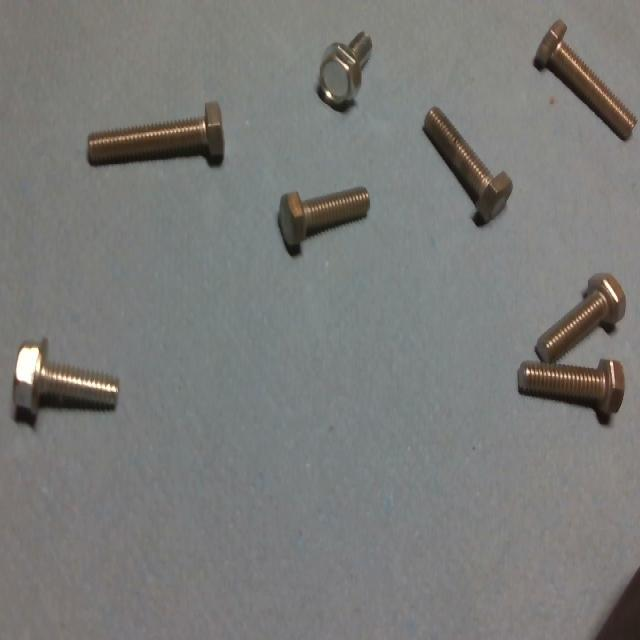
#> input picture data/imgs/img1.jpg, 640 x 640 px; its folder holds only this picture in this run
$ python -i detector.py   (imports and definitions only)
#> lines starting #> are read from the running program, lines starting #| are printed output that depends on the picture; after the words box and inside, x2 and y2 are one past the last pixel; in counts of white or black regions, pixels touching at a corner belong together
### src/visualization.py
import cv2
import matplotlib, numpy as np
matplotlib.use("Agg")
import matplotlib.pyplot as plt

def annotate_image(img: np.ndarray, blobs: list[dict], count: int) -> np.ndarray:
    """Desenha contornos, centros, rótulos e banner de resultado."""
    out = img.copy()

    for i, b in enumerate(blobs):
        n = b.get("estimated", 1)
        # Verde: 1 parafuso | Amarelo: múltiplos (sobrepostos)
        color = (30, 215, 30) if n == 1 else (30, 200, 255)

        cv2.drawContours(out, [b["contour"]], -1, color, 2)
        cx, cy = b["center"]
        cv2.circle(out, (cx, cy), 7, color, -1)
        cv2.circle(out, (cx, cy), 7, (255, 255, 255), 1)

        label = f"x{n}" if n > 1 else str(i + 1)
        cv2.putText(out, label, (cx + 9, cy - 9),
                    cv2.FONT_HERSHEY_SIMPLEX, 0.6, color, 2)

    # Banner de resultado
    h, w = out.shape[:2]
    overlay = out.copy()
    cv2.rectangle(overlay, (0, 0), (w, 55), (10, 10, 10), -1)
    cv2.addWeighted(overlay, 0.7, out, 0.3, 0, out)
    cv2.putText(out, f"Parafusos: {count}",
                (12, 38), cv2.FONT_HERSHEY_SIMPLEX, 1.1, (50, 255, 50), 3)
    return out

def draw_heads(img: np.ndarray, heads: list[dict]) -> np.ndarray:
    out = img.copy()

    for i, h in enumerate(heads, start=1):
        x, y, w, h_box = h["bbox"]
        cx, cy = h["center"]

        cv2.rectangle(out, (x, y), (x + w, y + h_box), (255, 0, 255), 2)
        cv2.circle(out, (cx, cy), 5, (255, 0, 255), -1)

        cv2.putText(
            out,
            f"H{i}",
            (x, y - 5),
            cv2.FONT_HERSHEY_SIMPLEX,
            0.5,
            (255, 0, 255),
            2
        )

    return out

# [57 lines left out: functions save_pipeline_figure, save_summary_figure, not called in this run]

### src/detector.py
import cv2
import numpy as np
from pathlib import Path

from src.config import CFG
from src.visualization import annotate_image, draw_heads

def load_and_resize(path: str) -> np.ndarray:
    """
    Carrega e redimensiona a imagem mantendo proporção.

    Parâmetro 800px: mantém detalhe suficiente para detectar parafusos
    pequenos enquanto mantém processamento viável em smartphone.
    """
    img = cv2.imread(path)
    if img is None:
        raise FileNotFoundError(f"Imagem não encontrada: {path}")
    h, w = img.shape[:2]
    mx = CFG["resize_max"]
    if max(h, w) > mx:
        scale = mx / max(h, w)
        img = cv2.resize(img, (int(w * scale), int(h * scale)),
                         interpolation=cv2.INTER_AREA)
    return img


def preprocess(img: np.ndarray) -> np.ndarray:
    """
    Gaussian Blur 5×5 para remoção de ruído de superfície metálica.

    Nota: CLAHE foi testado e removido pois em imagens com fundo
    branco muito claro (img3) ele une o fundo com os objetos em
    um único blob. Gaussian Blur preserva contraste global sem
    introduzir artefatos de equalização local.
    """
    return cv2.GaussianBlur(img, CFG["blur_kernel"], 0)


def binarize(img_proc: np.ndarray) -> np.ndarray:
    """
    Binarização por Otsu invertido.

    Diagnóstico das 5 imagens: parafusos são consistentemente mais
    escuros que o fundo → THRESH_BINARY_INV mapeia objetos para 255.

    Otsu: algoritmo de maximização de variância inter-classe que
    encontra automaticamente o limiar ótimo para cada imagem.
    Elimina necessidade de ajuste manual de parâmetros.
    """
    gray = cv2.cvtColor(img_proc, cv2.COLOR_BGR2GRAY)
    _, binary = cv2.threshold(
        gray, 0, 255,
        cv2.THRESH_BINARY_INV + cv2.THRESH_OTSU
    )
    return binary


def apply_morphology(binary):

    def k(size):
        return cv2.getStructuringElement(
            cv2.MORPH_ELLIPSE,
            (size, size)
        )

    # apenas limpeza leve

    mask = cv2.morphologyEx(
        binary,
        cv2.MORPH_OPEN,
        k(3),
        iterations=1
    )

    mask = cv2.morphologyEx(
        mask,
        cv2.MORPH_CLOSE,
        k(5),
        iterations=1
    )

    return mask


def extract_contours(mask: np.ndarray, img_area: int) -> list[dict]:
    cnts, _ = cv2.findContours(mask, cv2.RETR_EXTERNAL, cv2.CHAIN_APPROX_SIMPLE)
    blobs = []

    h, w = mask.shape[:2]

    for cnt in cnts:
        area = cv2.contourArea(cnt)

        if area < CFG["min_area"]:
            continue

        if area > 0.12 * img_area:
            continue

        x, y, bw, bh = cv2.boundingRect(cnt)

        # Remove regiões grudadas nas bordas da imagem
        margin = 3

        touches_border = (
            x <= margin or
            y <= margin or
            x + bw >= w - margin or
            y + bh >= h - margin
        )

        if touches_border:
            continue

        if bw < 20 or bh < 20:
            continue

        if len(cnt) < 5:
            continue

        _, (minor, major), _ = cv2.fitEllipse(cnt)

        if minor < 1:
            continue

        aspect = major / minor

        if not (1.4 <= aspect <= 12.0):
            continue

        hull_area = cv2.contourArea(cv2.convexHull(cnt))

        if hull_area < 1:
            continue

        solidity = area / hull_area

        if solidity < 0.35:
            continue

        rect_area = bw * bh
        extent = area / rect_area

        if extent < 0.18 or extent > 0.85:
            continue

        M = cv2.moments(cnt)

        if M["m00"] == 0:
            continue

        cx = int(M["m10"] / M["m00"])
        cy = int(M["m01"] / M["m00"])

        blobs.append({
            "contour": cnt,
            "area": area,
            "aspect": round(aspect, 2),
            "solidity": round(solidity, 2),
            "extent": round(extent, 2),
            "bbox": (x, y, bw, bh),
            "center": (cx, cy),
        })

    return blobs


# [26 lines left out: function watershed_count, not called in this run]

def estimate_total(blobs: list[dict], mask: np.ndarray) -> tuple[int, list[dict]]:
    if not blobs:
        return 0, []

    areas = np.array([b["area"] for b in blobs])
    median_area = float(np.median(areas))

    CFG["median_area_reference"] = median_area

    total_blobs = len(blobs)

    # Caso tipo img1:
    # Se já existem muitos blobs válidos, assumimos que cada blob é 1 parafuso.
    # Isso evita supercontagem por Watershed.
    if total_blobs >= 6:
        for b in blobs:
            b["estimated"] = 1

        return total_blobs, blobs

    total = 0
    annotated = []

    for b in blobs:
        ratio = b["area"] / median_area if median_area > 0 else 1.0

        if ratio >= CFG["overlap_ratio"]:
            x, y, w, h = cv2.boundingRect(b["contour"])

            pad = 5
            x1 = max(0, x - pad)
            y1 = max(0, y - pad)
            x2 = min(mask.shape[1], x + w + pad)
            y2 = min(mask.shape[0], y + h + pad)

            roi = mask[y1:y2, x1:x2].copy()

            n = watershed_count(roi)
        else:
            n = 1

        b["estimated"] = n
        total += n
        annotated.append(b)

    return total, annotated

def detect_heads(img: np.ndarray) -> list[dict]:
    """
    Detecta cabeças de parafusos.

    Estratégia:
    - usa tons de cinza;
    - melhora contraste local;
    - detecta regiões metálicas compactas;
    - filtra por área, proporção e circularidade.

    A cabeça do parafuso é uma evidência forte porque:
    1 cabeça ≈ 1 parafuso.
    """

    gray = cv2.cvtColor(img, cv2.COLOR_BGR2GRAY)

    clahe = cv2.createCLAHE(
        clipLimit=2.0,
        tileGridSize=(8, 8)
    )
    enhanced = clahe.apply(gray)

    blurred = cv2.GaussianBlur(enhanced, (5, 5), 0)

    edges = cv2.Canny(blurred, 40, 120)

    kernel = cv2.getStructuringElement(cv2.MORPH_ELLIPSE, (5, 5))
    #edges = cv2.dilate(edges, kernel, iterations=1)
    edges = cv2.morphologyEx(edges, cv2.MORPH_CLOSE, kernel, iterations=2)

    cnts, _ = cv2.findContours(
        edges,
        cv2.RETR_EXTERNAL,
        cv2.CHAIN_APPROX_SIMPLE
    )

    h, w = img.shape[:2]
    heads = []

    for cnt in cnts:
        area = cv2.contourArea(cnt)

        if area < CFG.get("head_min_area", 120):
            continue

        if area > CFG.get("head_max_area", 3500):
            continue

        x, y, bw, bh = cv2.boundingRect(cnt)

        if bw < 10 or bh < 10:
            continue

        aspect = max(bw, bh) / max(1, min(bw, bh))

        if aspect > CFG.get("head_max_aspect", 2.2):
            continue

        perimeter = cv2.arcLength(cnt, True)

        if perimeter == 0:
            continue

        circularity = 4 * np.pi * area / (perimeter ** 2)

        if circularity < CFG.get("head_min_circularity", 0.35):
            continue

        # Remove regiões grudadas nas bordas
        margin = 5
        if x <= margin or y <= margin or x + bw >= w - margin or y + bh >= h - margin:
            continue

        M = cv2.moments(cnt)

        if M["m00"] == 0:
            continue

        cx = int(M["m10"] / M["m00"])
        cy = int(M["m01"] / M["m00"])

        heads.append({
            "contour": cnt,
            "center": (cx, cy),
            "bbox": (x, y, bw, bh),
            "area": area,
            "aspect": round(aspect, 2),
            "circularity": round(circularity, 2),
        })

    return heads

def process_image(path: str) -> dict:
#> called with path = '../data/imgs/img1.jpg'
    img = load_and_resize(path)
#> in load_and_resize, img is the input picture: shape (640, 640, 3); mean B, G, R 120.2, 122.5, 122.1

    h, w = img.shape[:2]
    img_area = h * w

    processed = preprocess(img)
    binary = binarize(processed)
#> in binarize, `_, binary = cv2.threshold( gray, 0, 255, cv2.THRESH_BINARY_INV + cv2.T..`:
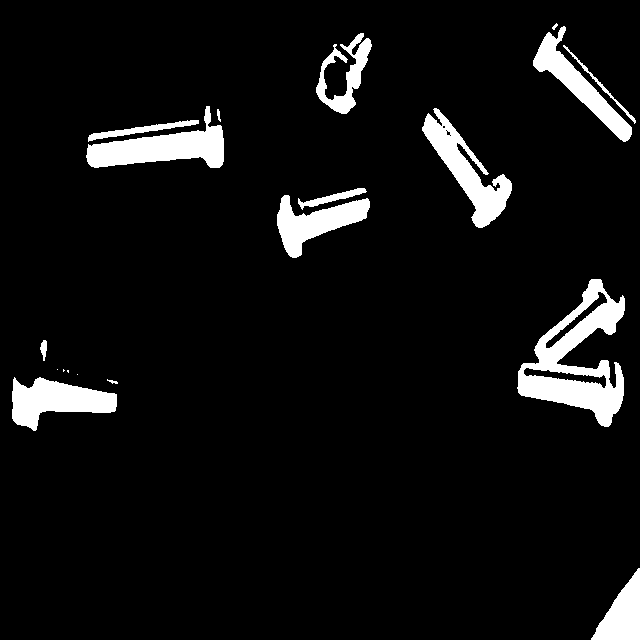
#> binary: shape (640, 640); 6.7% white; 19 white regions (4 under 20 px), largest, box (x1, y1, x2, y2) and area: (517, 279, 625, 427) 6607, (86, 106, 224, 168) 3813, (422, 108, 512, 228) 3505
    mask = apply_morphology(binary)
#> in apply_morphology, `mask = cv2.morphologyEx( mask, cv2.MORPH_CLOSE, k(5), iterations=1 )`:
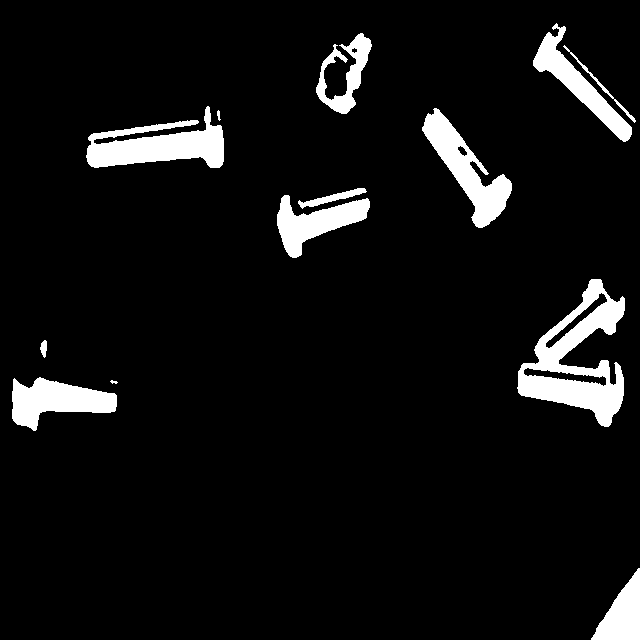
#> mask: shape (640, 640); 6.8% white; 13 white regions (1 under 20 px)

    blobs = extract_contours(mask, img_area)
#> in extract_contours, `cnts, _ = cv2.findContours(mask, cv2.RETR_EXTERNAL, cv2.CHAIN_APPROX_S..`: cnts = 13 contours, 2 with area under 20; largest, box (x1, y1, x2, y2) and area: (517, 279, 625, 427) 7372, (86, 106, 224, 168) 4184, (422, 108, 512, 228) 3539, (12, 377, 117, 431) 3012, (533, 23, 632, 142) 2569
#> the loop in extract_contours, `for cnt in cnts:` made 13 passes
#> (area, x, y, bw, bh, touches_border, minor, major) on passes 3, 5, 6, 7, 9, 10, 12, 13: (3012.5, 12, 377, 105, 54, False, 48.29, 110.5), (7372.5, 517, 279, 108, 148, False, 96.51, 143), (2502, 277, 195, 93, 63, False, 54.58, 94.46), (360, 298, 188, 69, 21, False, 7.23, 77.17), (3539, 422, 108, 90, 120, False, 46.06, 136.3), (4183.5, 86, 106, 138, 62, False, 50.84, 145.4), (1575, 316, 33, 56, 81, False, 41.48, 77.15), (2569, 533, 23, 99, 119, False, 56.93, 125.9)
#> after the loop in extract_contours, `for cnt in cnts:`: blobs = 8 items
#> blobs = 8 items
    body_count, ann = estimate_total(blobs, mask)
#> in estimate_total, `areas = np.array([b["area"] for b in blobs])`: areas = [3012.5, 7372.5, 2502, 360, 3539, 4183.5, 1575, 2569]
#> in estimate_total, `median_area = float(np.median(areas))`: median_area = 2790.8
#> in estimate_total, `total_blobs = len(blobs)`: total_blobs = 8
#> the loop in estimate_total, `for b in blobs:` made 8 passes
#> body_count = 8; ann = 8 items

    heads = detect_heads(img)
#> in detect_heads, `edges = cv2.morphologyEx(edges, cv2.MORPH_CLOSE, kernel, iterations=2)`:
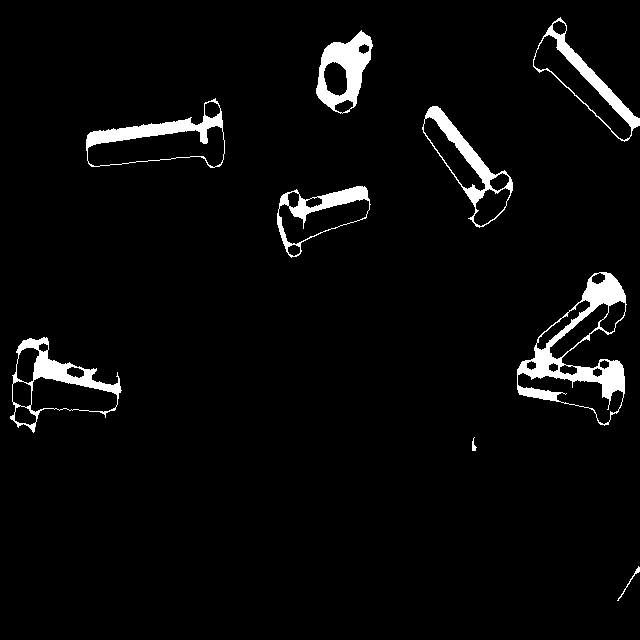
#> edges: shape (640, 640); 3.8% white; 9 white regions
#> in detect_heads, `cnts, _ = cv2.findContours( edges, cv2.RETR_EXTERNAL, cv2.CHAIN_APPROX..`: cnts = 9 contours; largest, box (x1, y1, x2, y2) and area: (517, 272, 627, 426) 8387, (10, 337, 122, 433) 5396, (86, 98, 225, 168) 5306, (422, 106, 513, 228) 4113, (533, 17, 640, 142) 4070
#> the loop in detect_heads, `for cnt in cnts:` made 9 passes
#> area on passes 1, 2, 3, 4, 5, 6, 7, 9: 32.5, 20.5, 5396, 8387, 3665, 4113, 5306, 4070.5
#> after the loop in detect_heads, `for cnt in cnts:`: heads = 1 item
#> heads = 1 item
    head_count = len(heads)
#> head_count = 1

    # Regra de decisão híbrida
    final_count = max(body_count, head_count)
#> final_count = 8

    result_img = annotate_image(img, ann, final_count)
#> the loop in annotate_image, `for i, b in enumerate(blobs):` made 8 passes
#> (cx, cy, label) on passes 1 to 8: (55, 400, '1'), (577, 359, '2'), (315, 222, '3'), (332, 197, '4'), (466, 169, '5'), (159, 145, '6'), (346, 73, '7'), (578, 84, '8')
#> after the loop in annotate_image, `for i, b in enumerate(blobs):`:
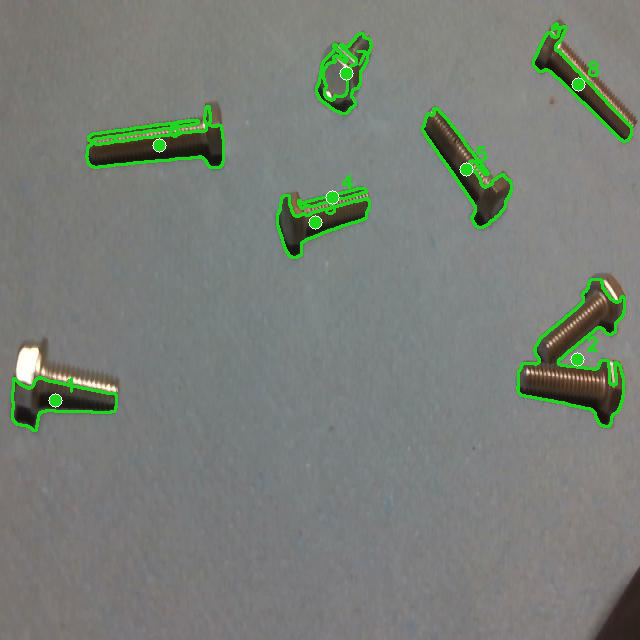
#> out: shape (640, 640, 3); 2.93% of pixels changed, all inside (x1, y1, x2, y2) = (11, 22, 633, 432)
#> in annotate_image, `cv2.rectangle(overlay, (0, 0), (w, 55), (10, 10, 10), -1)`:
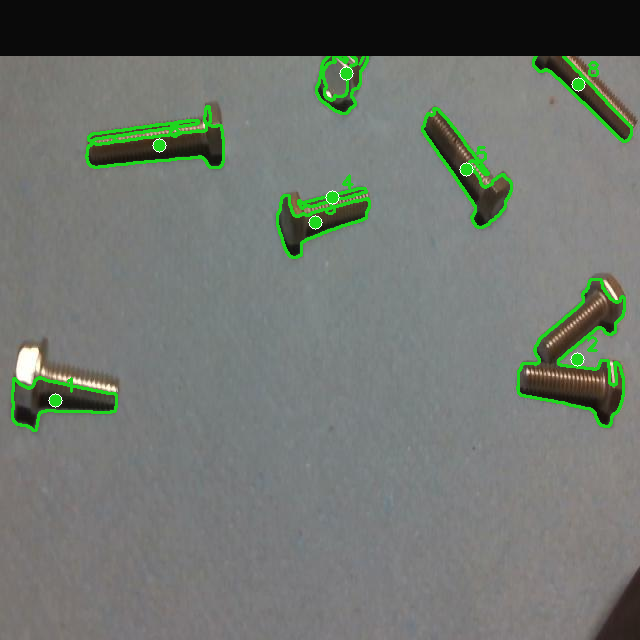
#> overlay: shape (640, 640, 3); 8.75% of pixels changed, all inside (x1, y1, x2, y2) = (0, 0, 640, 56)
    result_img = draw_heads(result_img, heads)
#> the loop in draw_heads, `for i, h in enumerate(heads, start=1):` made 1 pass
#> (i, x, y, w, h_box, cx, cy) on pass 1: (1, 316, 30, 57, 84, 342, 72)
#> after the loop in draw_heads, `for i, h in enumerate(heads, start=1):`:
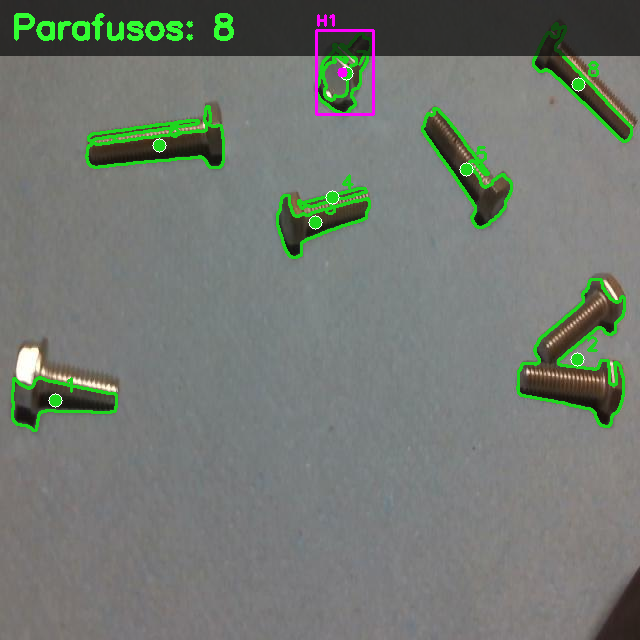
#> out: shape (640, 640, 3); mean B, G, R 112.7, 120, 113.7

    cv2.putText(
        result_img,
        f"Corpos: {body_count} | Cabecas: {head_count}",
        (12, 75),
        cv2.FONT_HERSHEY_SIMPLEX,
        0.65,
        (255, 0, 255),
        2
    )
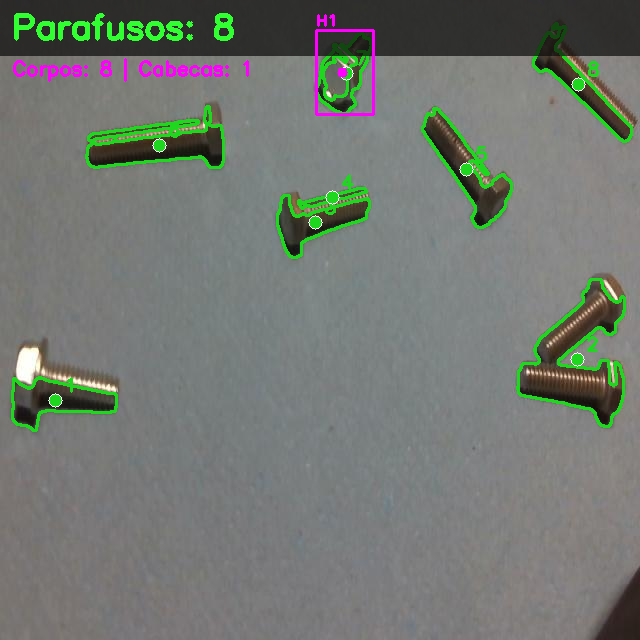
#> result_img: shape (640, 640, 3); 0.35% of pixels changed, all inside (x1, y1, x2, y2) = (13, 58, 249, 82)

    return {
        "image": Path(path).name,
        "count": final_count,
        "body_count": body_count,
        "head_count": head_count,
        "blobs": len(ann),
        "heads": len(heads),
        "result_img": result_img,
        "stages": {
            "original": img,
            "processed": processed,
            "binary": binary,
            "mask_clean": mask,
            "result": result_img,
        }
    }

# [45 lines left out: function process_uploaded_image, not called in this run]

>>> result = process_image('../data/imgs/img1.jpg')
#> result = 8 items

$ run again, on data/imgs/img2.jpg
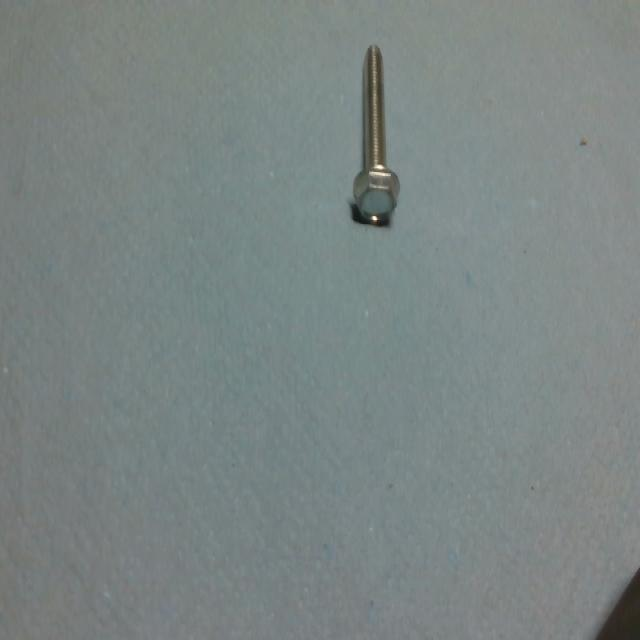
#> input picture data/imgs/img2.jpg, 640 x 640 px
#> in load_and_resize, img is the input picture: shape (640, 640, 3); mean B, G, R 131.6, 132.9, 123.1
#> in binarize, `_, binary = cv2.threshold( gray, 0, 255, cv2.THRESH_BINARY_INV + cv2.T..`:
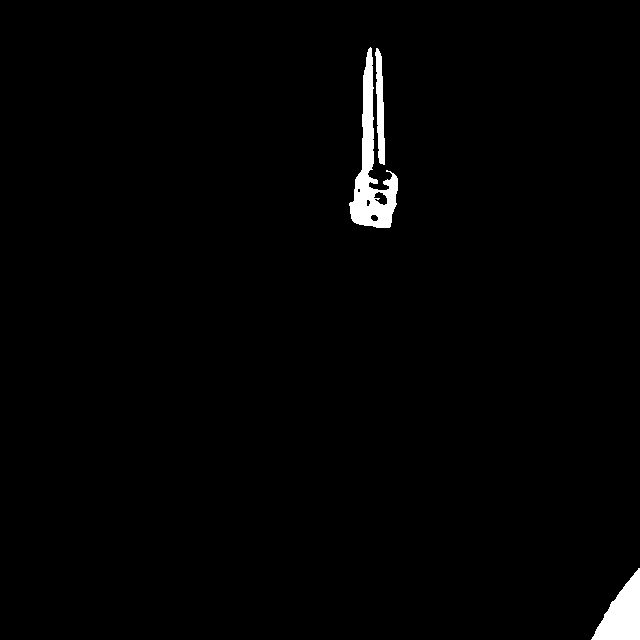
#> binary: shape (640, 640); 1.4% white; 3 white regions, box (x1, y1, x2, y2) and area: (349, 47, 398, 228) 3068, (591, 568, 640, 640) 1963, (375, 48, 385, 165) 745
#> in extract_contours, `cnts, _ = cv2.findContours(mask, cv2.RETR_EXTERNAL, cv2.CHAIN_APPROX_S..`: cnts = 2 contours; box (x1, y1, x2, y2) and area: (349, 47, 398, 228) 4113, (591, 568, 640, 640) 1866
#> the loop in extract_contours, `for cnt in cnts:` made 2 passes
#> (area, x, y, bw, bh, margin, touches_border) on pass 1: (1865.5, 591, 568, 49, 72, 3, True)
#> after the loop in extract_contours, `for cnt in cnts:`: blobs = 1 item
#> areas = [4113]
#> median_area = 4113
#> total_blobs = 1
#> the loop in estimate_total, `for b in blobs:` made 1 pass
#> (ratio, n, total) on pass 1: (1, 1, 1)
#> after the loop in estimate_total, `for b in blobs:`: annotated = 1 item; total = 1
#> ann = 1 item
#> in detect_heads, `cnts, _ = cv2.findContours( edges, cv2.RETR_EXTERNAL, cv2.CHAIN_APPROX..`: cnts = 6 contours, 1 with area under 20; largest, box (x1, y1, x2, y2) and area: (349, 44, 401, 228) 4961, (0, 362, 9, 375) 67, (595, 567, 640, 640) 46, (579, 136, 587, 147) 44, (368, 600, 374, 619) 30
#> the loop in detect_heads, `for cnt in cnts:` made 6 passes
#> area on passes 1, 2, 4, 5, 6: 29.5, 45.5, 67, 44.5, 4961
#> after the loop in detect_heads, `for cnt in cnts:`: heads = []
#> head_count = 0
#> final_count = 1
#> the loop in annotate_image, `for i, b in enumerate(blobs):` made 1 pass
#> (n, color, cx, cy, label) on pass 1: (1, (30, 215, 30), 372, 152, '1')
#> overlay: shape (640, 640, 3); mean B, G, R 120.9, 122.4, 112.5
#> in process_image, `cv2.putText( result_img, f"Corpos: {body_count} | Cabecas: {head_count..`:
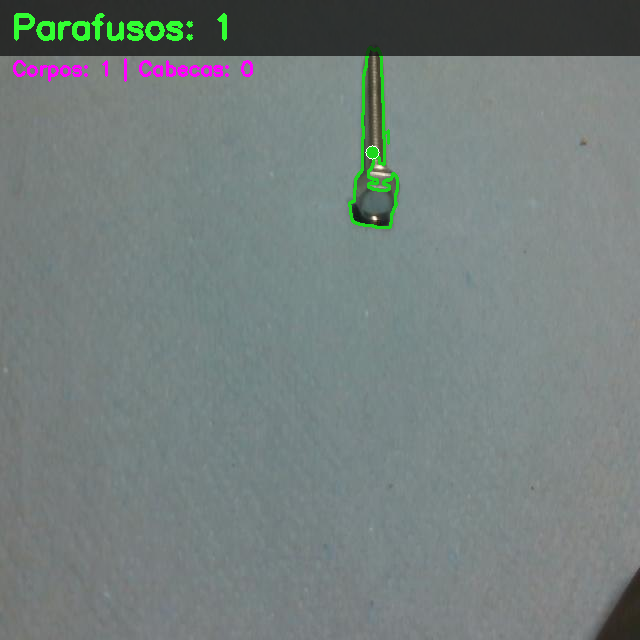
#> result_img: shape (640, 640, 3); mean B, G, R 124.5, 126.4, 116.1
#> result = 8 items
